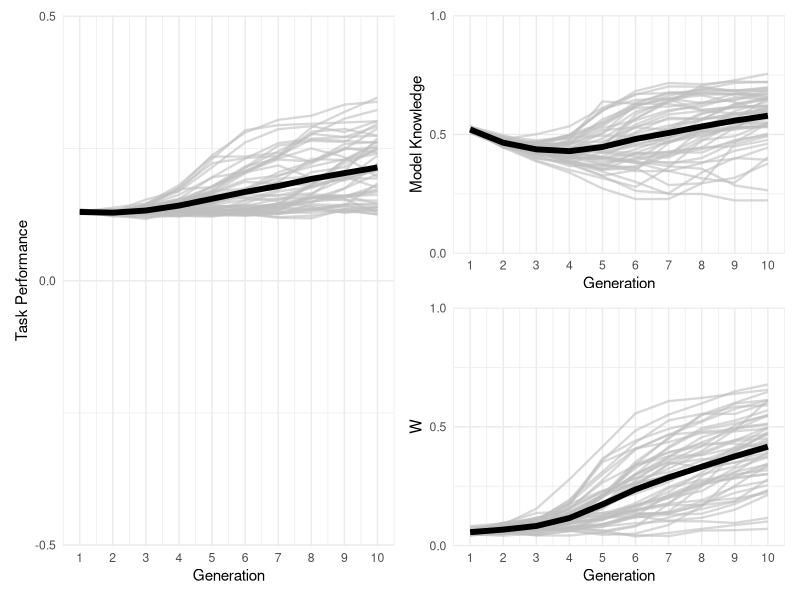
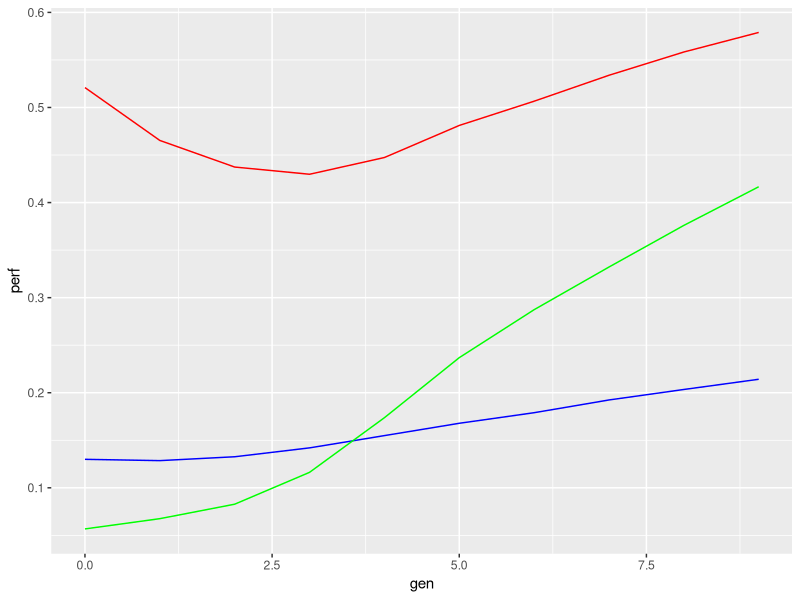

Recreate these plots in R, in order.
## ---- chunk 1
library(tidyverse)
library(patchwork)
## ---- chunk 2
df <- read.csv("../data/test_run.csv")
## ---- chunk 3
df_mean <- df %>%
  group_by(gen) %>%
  summarise(
    perf = mean(perf),
    model_knowledge = mean(model_knowledge),
    w = mean(w)
  ) %>%
  mutate(type = "average") %>%
  mutate(sim = NA)

df_sim <- df %>%
  group_by(sim, gen) %>%
  summarise(
    perf = mean(perf),
    model_knowledge = mean(model_knowledge),
    w = mean(w)
  ) %>%
  mutate(type = "sim")

## ---- chunk 4
p_perf <- df_sim %>%
  ggplot( aes(x = gen+1, y = perf, group = sim)) +
  geom_line(alpha=0.6, color = "grey", size = 0.8) +
  geom_line(data = df_mean, aes(x = gen+1, y = perf), size = 2) +
  labs(
    x = "Generation",
    y = "Task Performance",
    shape = " ",
    colour = " "
  ) +
  scale_x_continuous(
    limits = c(0.5, 10.5),
    breaks = seq(1, 10, by = 1),
    expand = c(.001, .001)
  ) +
  scale_y_continuous(
    limits = c(-0.5, 0.5),
    breaks = seq(-0.5, 0.5, by = 0.50),
    expand = c(.001, .001)
  ) +
  theme_minimal()


p_model_knowledge <- df_sim %>%
  ggplot( aes(x = gen+1, y = model_knowledge, group = sim)) +
  geom_line(alpha=0.6, color = "grey", size = 0.8) +
  geom_line(data = df_mean, aes(x = gen+1, y = model_knowledge), size = 2) +
  labs(
    x = "Generation",
    y = "Model Knowledge",
    shape = " ",
    colour = " "
  ) +
  scale_x_continuous(
    limits = c(0.5, 10.5),
    breaks = seq(1, 10, by = 1),
    expand = c(.001, .001)
  ) +
  scale_y_continuous(
    limits = c(0, 1),
    breaks = seq(0, 1, by = 0.50),
    expand = c(.001, .001)
  ) +
  theme_minimal()


p_w <- df_sim %>%
  ggplot( aes(x = gen+1, y = w, group = sim)) +
  geom_line(alpha=0.6, color = "grey", size = 0.8) +
  geom_line(data = df_mean, aes(x = gen+1, y = w), size = 2) +
  labs(
    x = "Generation",
    y = "W",
    shape = " ",
    colour = " "
  ) +
  scale_x_continuous(
    limits = c(0.5, 10.5),
    breaks = seq(1, 10, by = 1),
    expand = c(.001, .001)
  ) +
  scale_y_continuous(
    limits = c(0, 1),
    breaks = seq(0, 1, by = 0.50),
    expand = c(.001, .001)
  ) +
  theme_minimal()


p_perf + p_model_knowledge / p_w
## ---- chunk 5
df_mean %>%
  ggplot() +
  geom_line(aes(x = gen, y = perf), color = "blue") +
  geom_line(aes(x = gen, y = model_knowledge), color = "red") +
  geom_line(aes(x = gen, y = w), color = "green")
